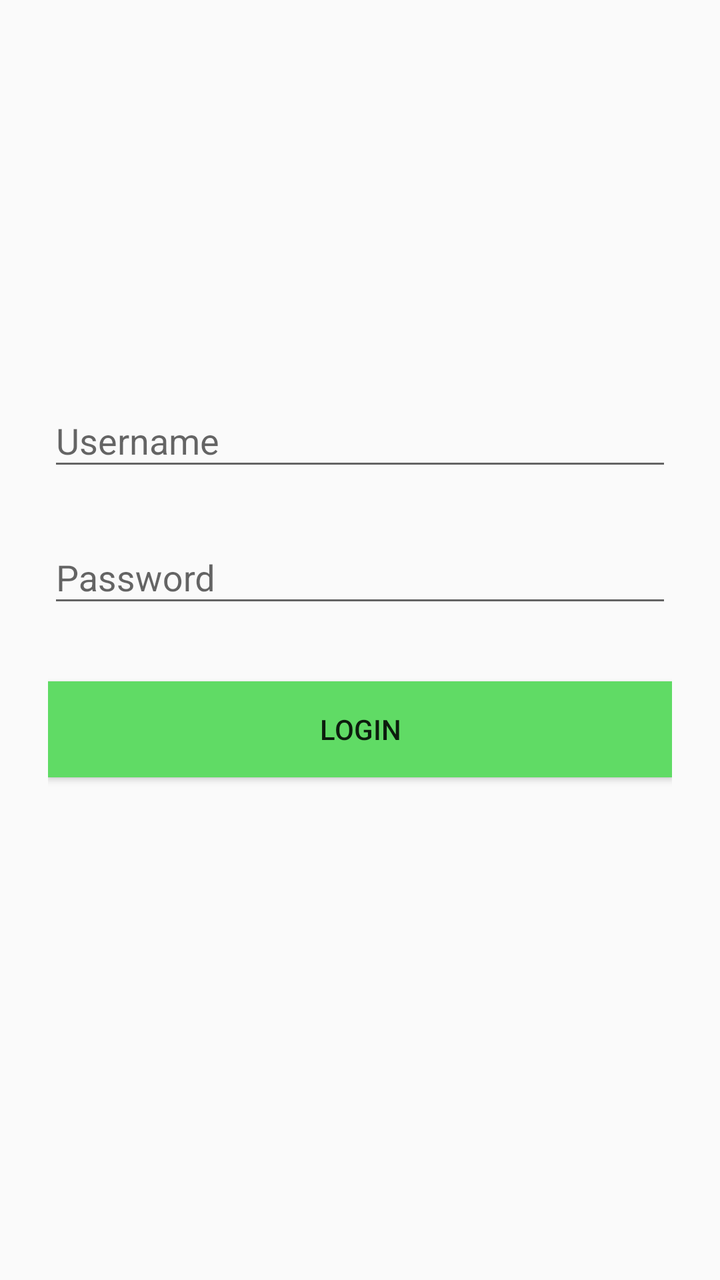
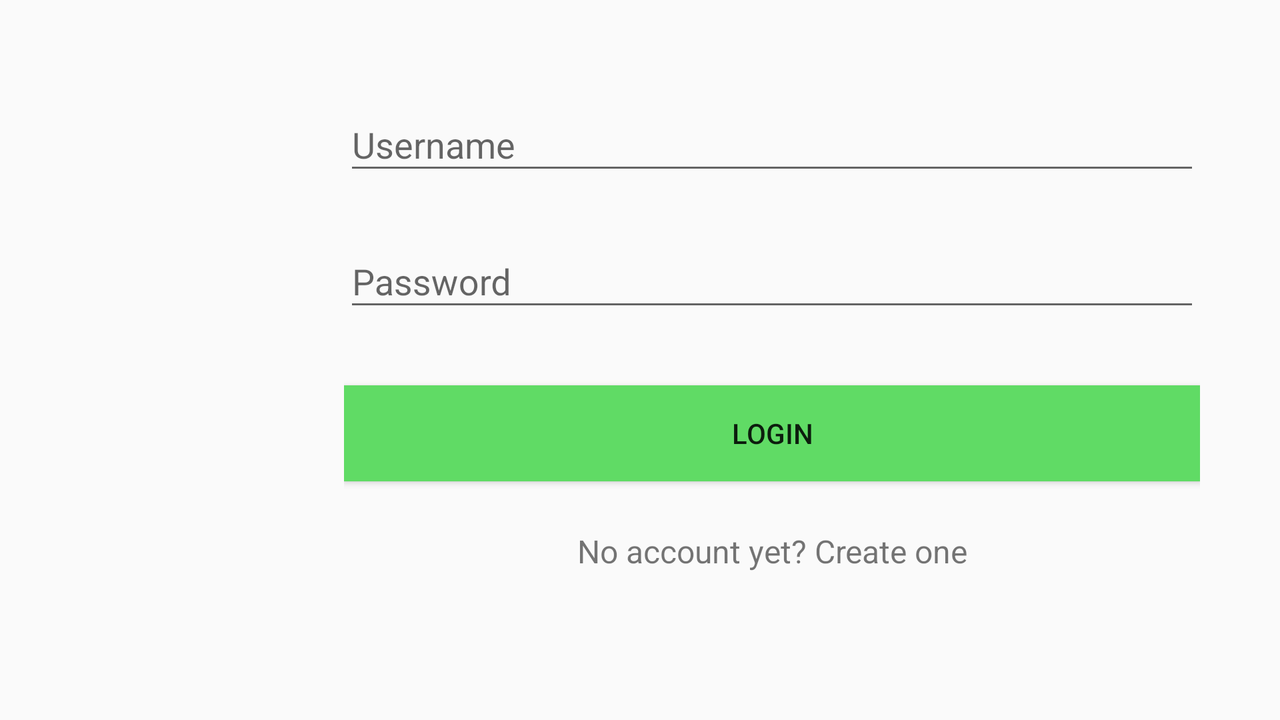

One screen, two layout resources from the same app: the default and the repository's alternative for another configuration. Each is rendered where Android would select it; the XML of both is given below.
<!-- AndroidManifest.xml: application theme AppTheme -->
<!-- res/layout/activity_login.xml -->
<?xml version="1.0" encoding="utf-8"?>
<ScrollView xmlns:android="http://schemas.android.com/apk/res/android"
    android:layout_width="fill_parent"
    android:layout_height="fill_parent"
    android:fitsSystemWindows="true">

<LinearLayout  android:orientation="vertical"
    android:layout_width="match_parent"
    android:layout_height="wrap_content"
    android:paddingTop="56dp"
    android:paddingLeft="24dp"
    android:paddingRight="24dp">

    <ImageView
        android:id="@+id/imageView"
        android:layout_width="100dp"
        android:layout_height="100dp"
        android:layout_gravity="center_horizontal"
        android:layout_marginBottom="24dp"
        android:contentDescription="@string/description"
        android:src="@drawable/unc2" />

    <android.support.design.widget.TextInputLayout
        android:layout_width="match_parent"
        android:layout_height="wrap_content"
        android:layout_marginTop="8dp"
        android:layout_marginBottom="8dp">
        <android.support.design.widget.TextInputEditText android:id="@+id/editText"
            android:layout_width="match_parent"
            android:layout_height="wrap_content"
            android:inputType="textPersonName"
            android:hint="@string/username" />
    </android.support.design.widget.TextInputLayout>


    <android.support.design.widget.TextInputLayout
        android:layout_width="match_parent"
        android:layout_height="wrap_content"
        android:layout_marginTop="8dp"
        android:layout_marginBottom="8dp">
        <android.support.design.widget.TextInputEditText android:id="@+id/editText2"
            android:layout_width="match_parent"
            android:layout_height="wrap_content"
            android:inputType="textPassword"
            android:hint="@string/password"/>
    </android.support.design.widget.TextInputLayout>

    <android.support.v7.widget.AppCompatButton
        android:id="@+id/button"
        android:layout_width="fill_parent"
        android:layout_height="wrap_content"
        android:layout_marginBottom="24dp"
        android:layout_marginTop="24dp"
        android:background="#60db65"
        android:onClick="signin"
        android:padding="12dp"
        android:text="@string/login" />





</LinearLayout>
</ScrollView>
<!-- resources referenced by this layout -->
<resources>
  <string name="description">logo</string>
  <string name="login">Login</string>
  <string name="password">Password</string>
  <string name="username">Username</string>
  <!-- from res/values-v22/ -->
  <style name="AppTheme" parent="Theme.AppCompat.DayNight.DarkActionBar">
          
          <item name="colorPrimary">@color/colorPrimary</item>
          <item name="colorPrimaryDark">@color/colorPrimaryDark</item>
          <item name="colorAccent">@color/colorAccent</item>
      </style>
  <color name="colorPrimary">#0a990a</color>
  <color name="colorPrimaryDark">#056005</color>
  <color name="colorAccent">#c7153a</color>
</resources>
<!-- res/layout-land/activity_login.xml (the repository's variant of the layout above) -->
<!-- drawn on the phone turned sideways -->
<?xml version="1.0" encoding="utf-8"?>
<ScrollView xmlns:android="http://schemas.android.com/apk/res/android"
    android:layout_width="fill_parent"
    android:layout_height="fill_parent"
    android:fitsSystemWindows="true">

<LinearLayout

    android:layout_width="match_parent"
    android:layout_height="wrap_content"
    android:padding="@dimen/padding"
    >

    <LinearLayout
        android:layout_width="wrap_content"
        android:layout_height="match_parent"
        android:orientation="vertical"
        android:padding="@dimen/padding">

    <ImageView
        android:id="@+id/imageView"
        android:layout_width="100dp"
        android:layout_height="100dp"
        android:layout_gravity="left"
        android:layout_marginTop="50dp"
        android:contentDescription="@string/description"
        android:src="@drawable/unc2" />

    </LinearLayout>

    <LinearLayout
        android:layout_width="match_parent"
        android:layout_height="wrap_content"
        android:paddingTop="@dimen/padding"
        android:paddingLeft="24dp"
        android:paddingRight="24dp"
        android:orientation="vertical">

    <android.support.design.widget.TextInputLayout
        android:layout_width="match_parent"
        android:layout_height="wrap_content"
        android:layout_marginTop="8dp"
        android:layout_marginBottom="8dp"
        >
        <android.support.design.widget.TextInputEditText android:id="@+id/editText"
            android:layout_width="match_parent"
            android:layout_height="wrap_content"
            android:inputType="textPersonName"
            android:hint="Username" />
    </android.support.design.widget.TextInputLayout>


    <android.support.design.widget.TextInputLayout
        android:layout_width="match_parent"
        android:layout_height="wrap_content"
        android:layout_marginTop="8dp"
        android:layout_marginBottom="8dp"
        >

        <android.support.design.widget.TextInputEditText
            android:id="@+id/editText2"
            android:layout_width="match_parent"
            android:layout_height="wrap_content"
            android:hint="Password"
            android:inputType="textPassword" />
    </android.support.design.widget.TextInputLayout>

    <android.support.v7.widget.AppCompatButton
        android:id="@+id/button"
        android:layout_width="match_parent"
        android:layout_height="wrap_content"
        android:layout_marginBottom="24dp"
        android:layout_marginTop="24dp"
        android:background="#60db65"
        android:onClick="signin"
        android:padding="12dp"
        android:text="Login" />

    <TextView
        android:id="@+id/signup"
        android:layout_width="match_parent"
        android:layout_height="wrap_content"
        android:layout_marginBottom="24dp"
        android:gravity="center"
        android:text="No account yet? Create one"
        android:textSize="16sp" />


</LinearLayout>
</LinearLayout>
</ScrollView>
<!-- resources referenced by the variant -->
<!-- as the phone turned sideways resolves them -->
<resources>
  <dimen name="padding">16dp</dimen>
  <string name="description">logo</string>
  <!-- from res/values-v22/ -->
  <style name="AppTheme" parent="Theme.AppCompat.DayNight.DarkActionBar">
          
          <item name="colorPrimary">@color/colorPrimary</item>
          <item name="colorPrimaryDark">@color/colorPrimaryDark</item>
          <item name="colorAccent">@color/colorAccent</item>
      </style>
  <color name="colorPrimary">#0a990a</color>
  <color name="colorPrimaryDark">#056005</color>
  <color name="colorAccent">#c7153a</color>
</resources>
